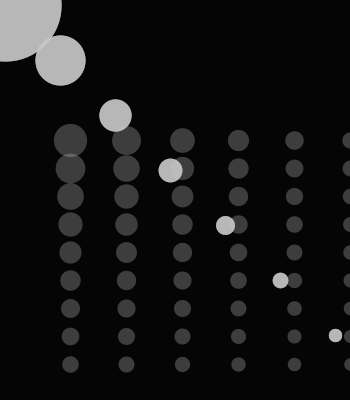
Frame 1 (no input)
Frame 60 (the mouse pressed at the canvas centre just before this capture): identical to frame 1, image omitted
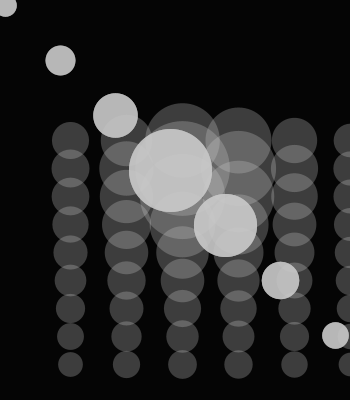
Frame 120 (the mouse held since frame 60 and released just before this capture)

The Processing sketch that drew these frames (run headless with seeded random() and noise(); from frame 60 on, the mouse is pressed at the canvas centre):

// Processing sketch: processing_109492
// ── processing_109492.pde

float dx = 55;
float dy = 28;
 
void drawSite(float y, float x) {
    float weight = dx * 128 / (55 + dist(x, y, mouseY, mouseX));
    if (weight > 0) {
        strokeWeight(weight);
        point(x, y);
    }
}
 
void setup() {
    size(350, 400);
}
 
void draw() {
    background(0x5);
    stroke(0xca, 0x48);
    for (float y = 70; y < height + dy; y += dy) {
        for (float x = 140; x < width + dy; x += dy)
            drawSite(x, y);
        y += dy;
        for (float x = 0.10 * dx; x < width + dx; x += dx)
            drawSite(x, x);
    }
}
